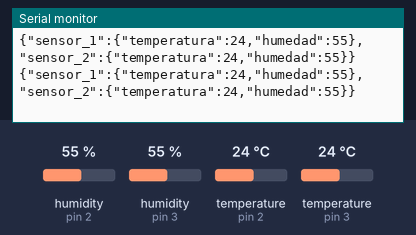
A sketch run on a simulated Arduino Uno, built with avr-gcc and run on an emulated ATmega328P. Shown: the last lines printed to the serial monitor. Inputs (shaded band) come from the test bench; at power-on: humidity (sensors on pin 2, pin 3) 55 %, temperature (sensors on pin 2, pin 3) 24 °C.

Above: at 2.8 s.
2.9 s: humidity (sensor on pin 2) set to 22 %
At 5.3 s:
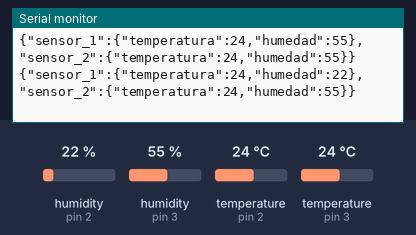
5.7 s: humidity (sensor on pin 3) set to 22 %
At 7.2 s:
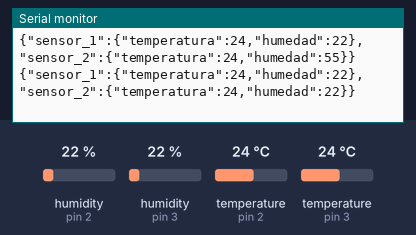
8.5 s: temperature (sensor on pin 2) set to 12 °C
At 8.5 s:
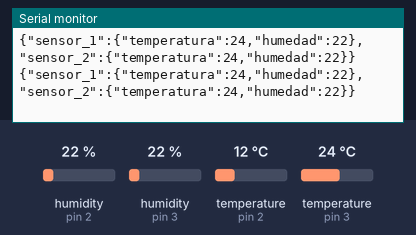
14.6 s: temperature (sensor on pin 3) set to 12 °C
At 15.0 s:
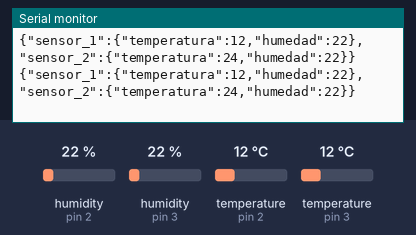
17.4 s: humidity (sensor on pin 2) set to 40 %
At 19.9 s:
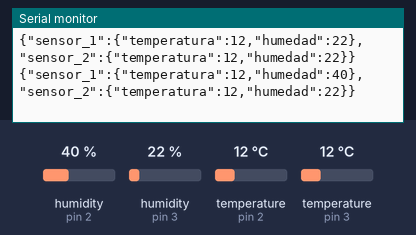
20.2 s: humidity (sensor on pin 3) set to 40 %
At 22.1 s:
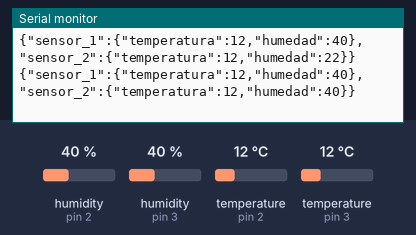
Timing chart, 0 to 23.6 s (numbered marks = the images above; inputs shaded):
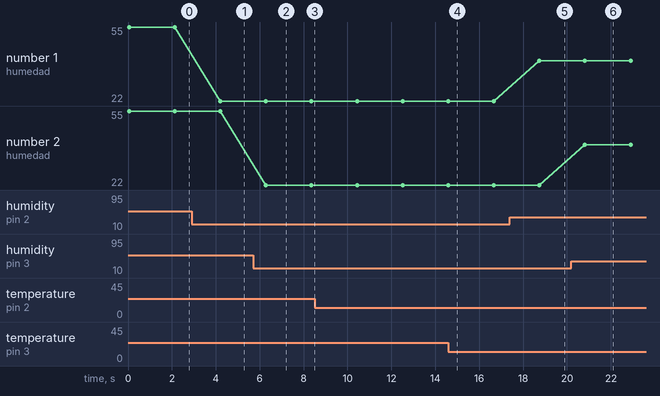

Measured:
- after the input at 2.9 s, the serial monitor: prints a new line after 1.3 s (image 1)
- after the input at 5.7 s, the serial monitor: prints a new line after 0.58 s (image 2)
- after the input at 17.4 s, the serial monitor: prints a new line after 1.3 s (image 5)
- after the input at 20.2 s, the serial monitor: prints a new line after 0.62 s (image 6)
- plotted number 1: 55 → 22 after the input at 2.9 s, 22 → 40 after the input at 17.4 s

The sketch:

RecibirDatos.ino
```cpp
#include <DHT.h>
#include <ArduinoJson.h>

const int sensor1Pin = 2;
const int sensor2Pin = 3;

DHT dht1(sensor1Pin, DHT11);
DHT dht2(sensor2Pin, DHT11);

void setup() {
    Serial.begin(9600);
    dht1.begin();
    dht2.begin();
}

void loop() {

    float temp1 = dht1.readTemperature();
    float hum1 = dht1.readHumidity();
    float temp2 = dht2.readTemperature();
    float hum2 = dht2.readHumidity();

    if (isnan(temp1) || isnan(hum1) || isnan(temp2) || isnan(hum2)) {
        Serial.println("Error al leer los sensores");
        return;
    }

    StaticJsonDocument<200> jsonDoc;
    JsonObject s1 = jsonDoc.createNestedObject("sensor_1");
    s1["temperatura"] = temp1;
    s1["humedad"] = hum1;

    JsonObject s2 = jsonDoc.createNestedObject("sensor_2");
    s2["temperatura"] = temp2;
    s2["humedad"] = hum2;

    String jsonString;
    serializeJson(jsonDoc, jsonString);
    Serial.println(jsonString);

    delay(2000);
}
```
